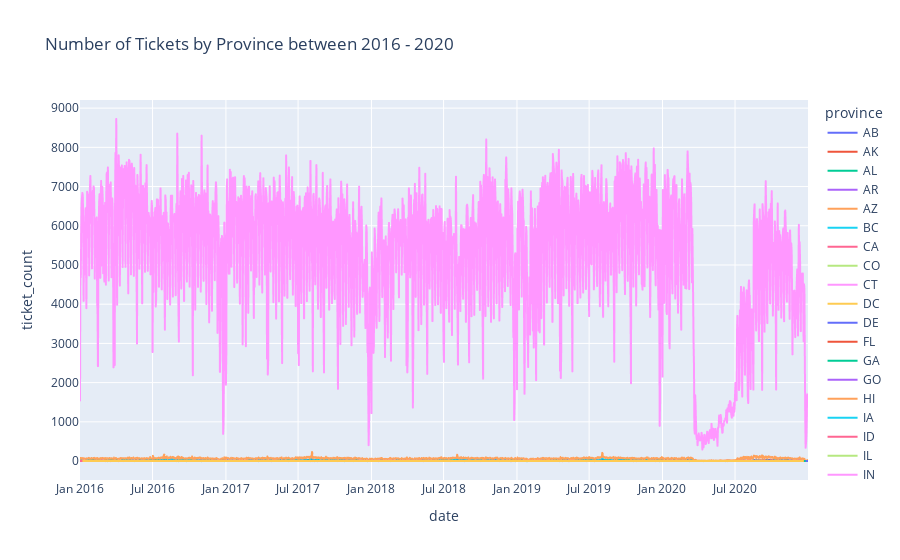

Notebook source saved alongside this figure:
### Markdown cell above
## Number of tickets by province for time span

- plotly allows you to filter out ON in order to get a better picture of other provinces ticket activity (ctrl + click ON or any province in plot key)
- visual is interactive

### Code cell
import plotly.express as px

visual_df = sub_df.groupby(['province', 'date_of_infraction'])['province'].count().reset_index(name='ticket_count')

visual_df['date'] = pd.to_datetime(visual_df['date_of_infraction'].astype(str))

fig = px.line(visual_df, x='date', y='ticket_count', color='province', title='Number of Tickets by Province between 2016 - 2020')
fig.show()
